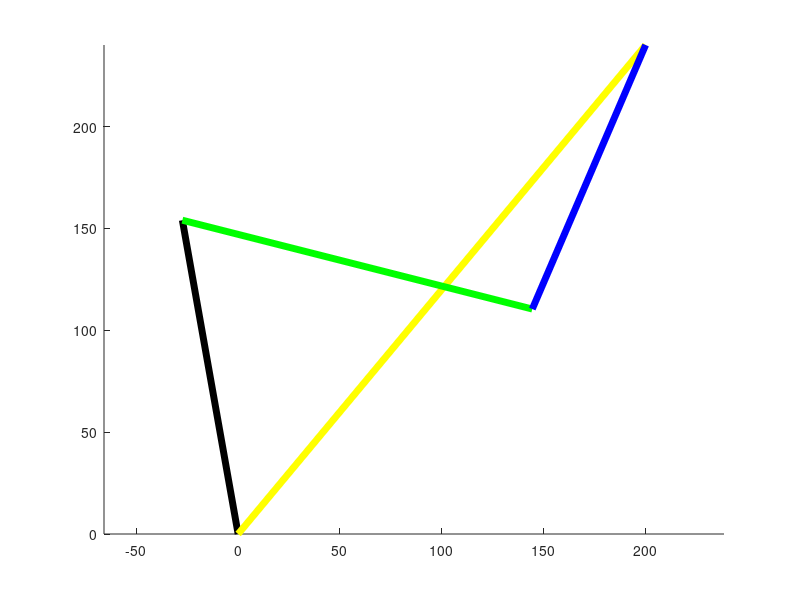

MATLAB code to generate this figure:
%Inverse Kinematics Calculation for Luca Robotic arm
%Author: Luca Obwegs
%Verison: 0.0
clc; clear all;
close all;

%syms phi1 phi2 phi3 phi4 phi5 phi6 %rotation angles
%syms d a c f h i %translations
%d = 154; a = 27.36; c = 177.18; f = 3.47; h = 140.98; i = 10;


%Calculate the tranformation from TCP to world matrix using denavit hartenberg:
%T_bruch = getTz(phi1, d)*getTx(pi/2, -a)*getTz(phi2, 0)*getTx(0,c)...
%    *getTz((pi/2-phi3),0)*getTx(-pi/2,f)*getTz(phi4,h)*getTx(pi/2,0)...
%    *getTz(phi5,0)*getTx(-pi/2,0)*getTz((pi/2+phi6), i)*getTx(90,0);

%T_gk = vpa(T_bruch, digits);

%to calculate the inverse kinematics of a 6dof robotic arm, we need to
%divide our robot into 2 parts, Part1: joint 1 2 3 (responsible for positioning)
%Part2: joint 4 5 6 (responsible for rotation)

%Inverse kinematics of Part1 Joint 1 2 3 to get T03
%T03 = vpa(simplify(getTz(phi1, d)*getTx(pi/2, -a)*getTz(phi2, 0)*getTx(0,c)...
%    *getTz((pi/2-phi3),0)*getTx(-pi/2,f)*getTz(0,h)), 4)

%T03 = [[-sin(phi2 - phi3)*cos(phi1), -sin(phi1), -cos(phi2 - phi3)*cos(phi1), -cos(phi1)*(a - c*cos(phi2) + h*cos(phi2 - phi3) + f*sin(phi2 - phi3))]
%       [-sin(phi2 - phi3)*sin(phi1),  cos(phi1), -cos(phi2 - phi3)*sin(phi1), -sin(phi1)*(a - c*cos(phi2) + h*cos(phi2 - phi3) + f*sin(phi2 - phi3))]
%       [           cos(phi2 - phi3),          0,           -sin(phi2 - phi3),              d + c*sin(phi2) + f*cos(phi2 - phi3) - h*sin(phi2 - phi3)]
%       [                          0,          0,                           0,                                                                      1]];
yt = -200; zt = 200;
x0 = 0; y0 = 0; z0 = 0;
p3 = [yt;zt]';
p0 = [y0;z0]';
a=27.36; d=154; c = 177.18; f = 3.47; h = 140.98;

m = sqrt(h^2+f^2);
phi3 = pi - acos((c^2 - (a + yt)^2 + m^2 - (d - zt)^2)/(2*c*m));
phi2 = -atan((sin(phi3)*m)/(c + cos(phi3)*m)) - atan((d - zt)/(a + yt));

if(phi2<0 && yt<10)
    phi2 = phi2+pi;
end

%vectors
v02 = [-a; d];
v23 = [c*cos(phi2); c*sin(phi2)];
v34 = [m*cos(phi3+phi2); m*sin(phi3+phi2)];
v = v02+v23+v34;

%plot
fh = figure(); hold on; axis equal;
plot([0 v02(1)],[0 v02(2)],'LineWidth',5, 'Color', 'black');
xc = [v02(1) v02(1)+v23(1)];
yc = [v02(2) v02(2)+v23(2)];
xd = [v02(1)+v23(1) v02(1)+v23(1)+v34(1)];
yd = [v02(2)+v23(2) v02(2)+v23(2)+v34(2)];
x0 = [0 yt];
y0 = [0 zt];
B = plot(x0,y0,'LineWidth',5, 'Color', 'yellow');
C = plot(xc,yc,'LineWidth',5, 'Color', 'green');
D = plot(xd,yd,'LineWidth',5, 'Color', 'blue');
set(B, 'XDataSource', 'x0', 'YDataSource', 'y0')
set(C, 'XDataSource', 'xc', 'YDataSource', 'yc')
set(D, 'XDataSource', 'xd', 'YDataSource', 'yd')
refreshdata(fh, 'caller');


for i=1:1:400
    yt = yt+1;
    zt = zt+0.1;
    x0 = [0 yt];
    y0 = [0 zt];
    phi3 = pi - acos((c^2 - (a + yt)^2 + m^2 - (d - zt)^2)/(2*c*m));
    phi2 = -atan((sin(phi3)*m)/(c + cos(phi3)*m)) - atan((d - zt)/(a + yt));
    
    if(phi2<0 && yt<10)
        phi2 = phi2+pi;
    end
    
    %vectors
    v23 = [c*cos(phi2); c*sin(phi2)];
    v34 = [m*cos(phi3+phi2); m*sin(phi3+phi2)];

    xc = [v02(1) v02(1)+v23(1)];
    yc = [v02(2) v02(2)+v23(2)];
    xd = [v02(1)+v23(1) v02(1)+v23(1)+v34(1)];
    yd = [v02(2)+v23(2) v02(2)+v23(2)+v34(2)];
    
    %plot
    refreshdata(fh, 'caller');
    pause(0.001)
end
